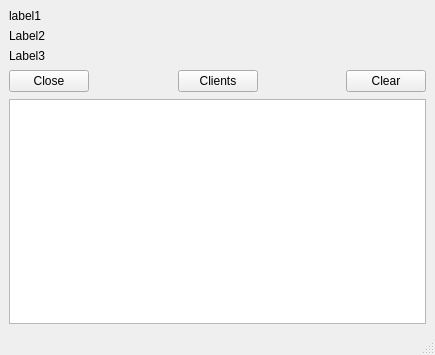
<?xml version="1.0" encoding="UTF-8"?>
<ui version="4.0">
 <class>MainWindow</class>
 <widget class="QMainWindow" name="MainWindow">
  <property name="geometry">
   <rect>
    <x>0</x>
    <y>0</y>
    <width>435</width>
    <height>355</height>
   </rect>
  </property>
  <property name="windowTitle">
   <string>MainWindow</string>
  </property>
  <widget class="QWidget" name="centralwidget">
   <layout class="QGridLayout" name="gridLayout">
    <item row="0" column="0">
     <widget class="QLabel" name="L_serverStatus">
      <property name="text">
       <string>label1</string>
      </property>
     </widget>
    </item>
    <item row="1" column="0">
     <widget class="QLabel" name="L_clientsNumber">
      <property name="text">
       <string>Label2</string>
      </property>
     </widget>
    </item>
    <item row="2" column="0">
     <widget class="QLabel" name="L_tcpNumber">
      <property name="text">
       <string>Label3</string>
      </property>
     </widget>
    </item>
    <item row="3" column="0">
     <layout class="QHBoxLayout" name="horizontalLayout">
      <item>
       <widget class="QPushButton" name="PB_exit">
        <property name="enabled">
         <bool>true</bool>
        </property>
        <property name="text">
         <string>Close</string>
        </property>
       </widget>
      </item>
      <item>
       <spacer name="horizontalSpacer">
        <property name="orientation">
         <enum>Qt::Horizontal</enum>
        </property>
        <property name="sizeHint" stdset="0">
         <size>
          <width>38</width>
          <height>24</height>
         </size>
        </property>
       </spacer>
      </item>
      <item>
       <widget class="QPushButton" name="PB_Clients">
        <property name="text">
         <string>Clients</string>
        </property>
       </widget>
      </item>
      <item>
       <spacer name="horizontalSpacer_2">
        <property name="orientation">
         <enum>Qt::Horizontal</enum>
        </property>
        <property name="sizeHint" stdset="0">
         <size>
          <width>38</width>
          <height>24</height>
         </size>
        </property>
       </spacer>
      </item>
      <item>
       <widget class="QPushButton" name="PB_Clear">
        <property name="text">
         <string>Clear</string>
        </property>
       </widget>
      </item>
     </layout>
    </item>
    <item row="4" column="0">
     <widget class="QTextEdit" name="TE_log"/>
    </item>
   </layout>
  </widget>
  <widget class="QMenuBar" name="menubar">
   <property name="geometry">
    <rect>
     <x>0</x>
     <y>0</y>
     <width>435</width>
     <height>22</height>
    </rect>
   </property>
  </widget>
  <widget class="QStatusBar" name="statusbar"/>
 </widget>
 <resources/>
 <connections/>
</ui>
